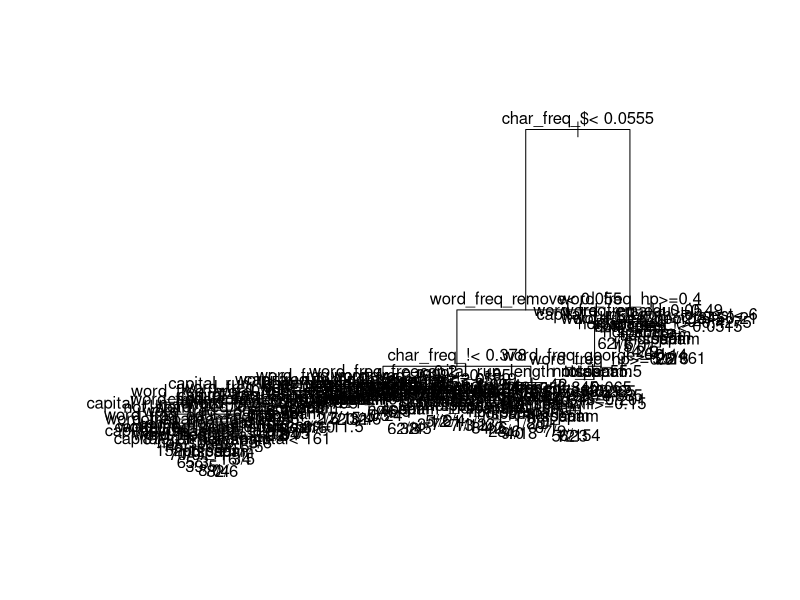
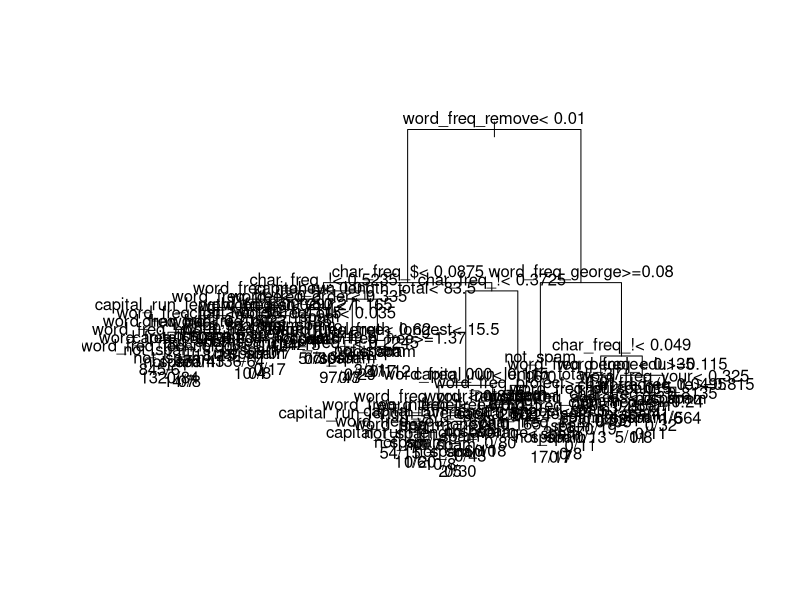
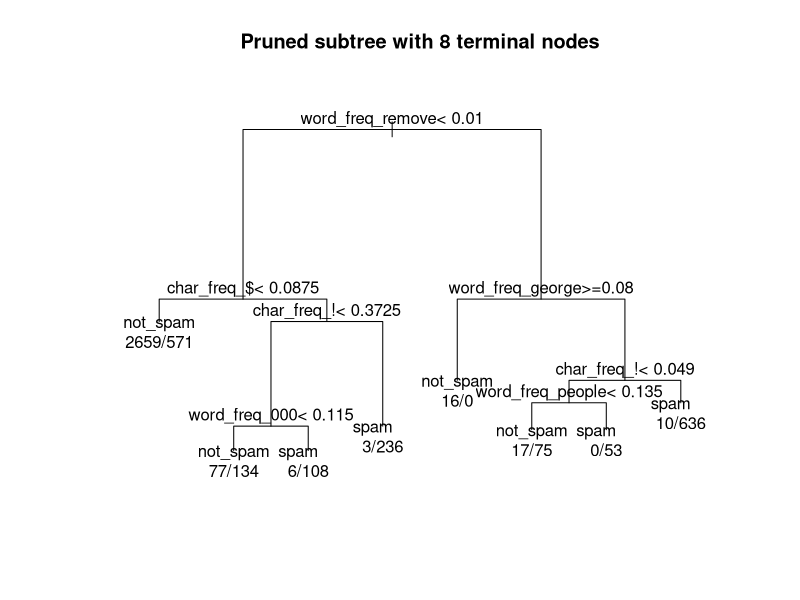
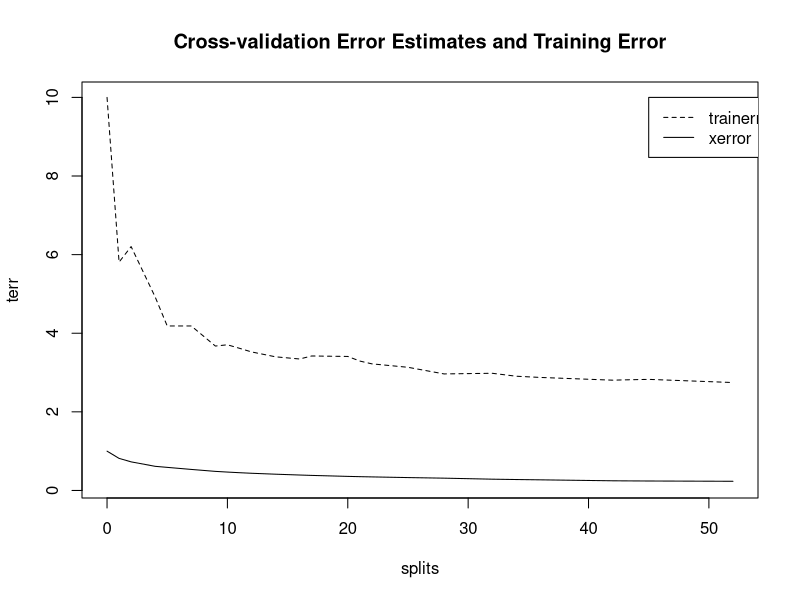

Source code (R) for these figures, in order:
# Assignment 3
# Author : SUMUKH SAGAR MANJUNATH


# QUESTION 1
library(rpart)

col_names = read.csv("names.csv",header=F)
spam = read.csv("spamdata.txt",header=F)
names(spam) = sapply((1:nrow(col_names)),function(i) toString(col_names[i,1]))

head(spam)

spam$is_spam = factor(spam$is_spam, levels=0:1, labels=c("not_spam", "spam"))
is.factor(spam$is_spam)

set.seed(1)

my.control = rpart.control(xval=10,cp=0) 
cfit = rpart(is_spam ~ ., data=spam, method="class", control = my.control)

plot(cfit, margin=0.1)
text(cfit, use.n=T)

unpruned_spam = printcp(cfit)

unpruned_spam = as.data.frame(unpruned_spam)
oneSE_xerr = min(unpruned_spam$xerror) + unpruned_spam$xstd[unpruned_spam$xerror == min(unpruned_spam$xerror)]

oneSE_xerr

optim_cp = max(unpruned_spam$CP[unpruned_spam$xerror < oneSE_xerr])

optim_cp



# QUESTION 2

set.seed(1)

lmat = matrix(c(0,1,10,0), nrow=2, byrow=F)

my.control = rpart.control(xval=10,cp=0) 
cfit1 = rpart(is_spam ~ ., data=spam, method="class", control = my.control,parms=list(loss=lmat))

plot(cfit1, margin=0.1)
text(cfit1, use.n=T)

unpruned_spam = printcp(cfit1)

unpruned_spam = as.data.frame(unpruned_spam)
oneSE_xerr = min(unpruned_spam$xerror) + unpruned_spam$xstd[unpruned_spam$xerror == min(unpruned_spam$xerror)]

optim_cp = max(unpruned_spam$CP[unpruned_spam$xerror < oneSE_xerr])

optim_cp


# (2_a)
pruned_spam = prune(cfit1, cp = optim_cp)
predicted_spam = predict(pruned_spam, type="vector") - 1
observed_spam = as.numeric(spam$is_spam) - 1
missclass = dim(spam[(predicted_spam != observed_spam),])[1]
missclass
total_obs = dim(spam)[1]
total_obs
missclass_rate = (missclass / total_obs)* 100
missclass_rate
false_positive = dim(spam[predicted_spam == 1 & observed_spam == 0,])[1]
false_positive
false_negative = dim(spam[predicted_spam == 0 & observed_spam == 1,])[1]
false_negative
yes_spam = dim(spam[spam$is_spam == "spam",])[1]
yes_spam
no_spam = dim(spam[spam$is_spam == "not_spam",])[1]
no_spam
false_positive_rate = false_positive / no_spam
false_positive_rate
false_negative_rate = false_negative / yes_spam
false_negative_rate

# (2_b)
terminal_nodes = unpruned_spam$nsplit[unpruned_spam$CP==optim_cp] + 1
terminal_nodes

# (2_c)
pruned_at_8 = prune(cfit1, cp=unpruned_spam$CP[unpruned_spam$nsplit==7])
plot(pruned_at_8, margin=0.1)
text(pruned_at_8, use.n=T)
title("Pruned subtree with 8 terminal nodes")



# (2_d)
printcp(cfit1)



# (2_e)
splits <- cfit1$cptable[, 2]
terr <- cfit1$cptable[, 3]
xerr <- cfit1$cptable[, 4]

plot(splits, terr, ylim=c(0.2, 10), type="l")
lines(splits, xerr, lty=2)
title("Cross-validation Error Estimates and Training Error")
legend(45, 10, c("trainerror", "xerror"), lty=c(2,1))






